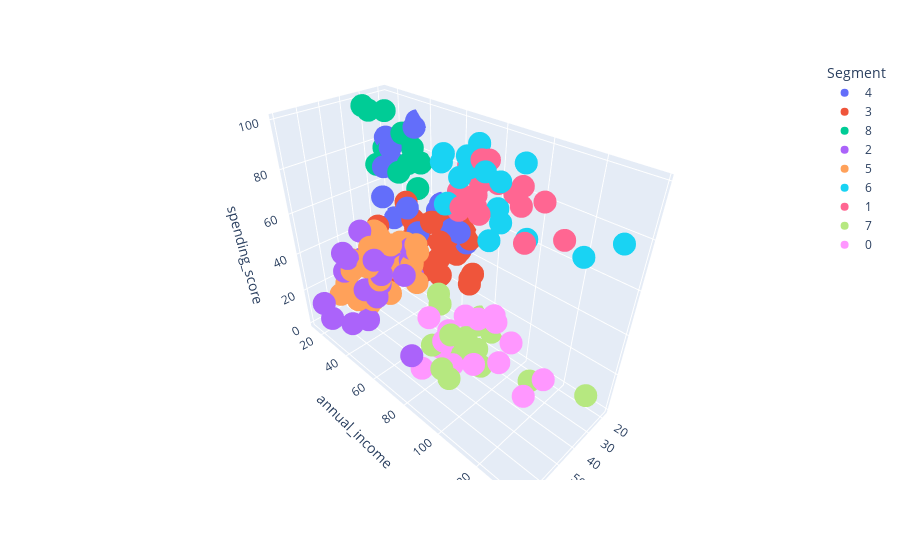

Source (notebook cell):
### Code cell
import plotly.express as px
fig = px.scatter_3d(df, x='age', y='annual_income', z='spending_score',
              color='Segment')
fig.show()

### Figure 1 — Plotly figure (JSON) as saved in the notebook; plotly's stock layout.template omitted (floating-point values rounded to 4 significant figures)
{"data": [{"hovertemplate": "Segment=4<br>age=%{x}<br>annual_income=%{y}<br>spending_score=%{z}<extra></extra>", "legendgroup": "4", "marker": {"color": "#636efa", "symbol": "circle"}, "mode": "markers", "name": "4", "scene": "scene", "showlegend": true, "type": "scatter3d", "x": [19, 21, 22, 20, 35, 25, 31, 29, 35, 18, 24, 33, 19, 18, 19, 26, 38, 18, 24, 20, 26, 19, 27], "y": [15, 15, 20, 21, 24, 24, 25, 28, 28, 33, 38, 42, 46, 48, 48, 54, 54, 59, 60, 61, 62, 64, 67], "z": [39, 81, 79, 66, 35, 73, 73, 82, 61, 92, 92, 60, 55, 59, 59, 54, 55, 41, 52, 49, 55, 46, 56]}, {"hovertemplate": "Segment=3<br>age=%{x}<br>annual_income=%{y}<br>spending_score=%{z}<extra></extra>", "legendgroup": "3", "marker": {"color": "#EF553B", "symbol": "circle"}, "mode": "markers", "name": "3", "scene": "scene", "showlegend": true, "type": "scatter3d", "x": [20, 31, 35, 35, 36, 31, 27, 29, 31, 31, 27, 32, 23, 21, 22, 34, 40, 32, 27, 23, 21, 19, 38, 18, 19, 38, 40, 23, 25, 28], "y": [16, 17, 18, 21, 37, 39, 40, 40, 40, 43, 46, 48, 54, 54, 57, 58, 60, 60, 60, 62, 62, 63, 64, 65, 65, 67, 69, 70, 72, 76], "z": [6, 40, 6, 35, 26, 61, 47, 42, 42, 54, 51, 47, 52, 57, 55, 60, 40, 42, 50, 41, 42, 54, 42, 48, 50, 40, 58, 29, 34, 40]}, {"hovertemplate": "Segment=8<br>age=%{x}<br>annual_income=%{y}<br>spending_score=%{z}<extra></extra>", "legendgroup": "8", "marker": {"color": "#00cc96", "symbol": "circle"}, "mode": "markers", "name": "8", "scene": "scene", "showlegend": true, "type": "scatter3d", "x": [23, 22, 23, 30, 35, 24, 35, 23, 21, 21, 30, 20, 24], "y": [16, 17, 18, 19, 19, 20, 23, 29, 30, 33, 34, 37, 39], "z": [77, 76, 94, 72, 99, 77, 98, 87, 73, 81, 73, 75, 65]}, {"hovertemplate": "Segment=2<br>age=%{x}<br>annual_income=%{y}<br>spending_score=%{z}<extra></extra>", "legendgroup": "2", "marker": {"color": "#ab63fa", "symbol": "circle"}, "mode": "markers", "name": "2", "scene": "scene", "showlegend": true, "type": "scatter3d", "x": [64, 67, 37, 52, 60, 53, 48, 59, 47, 69, 53, 70, 63, 70, 59, 40, 57, 67, 48, 48, 48, 67, 49, 54, 68, 66, 65, 59], "y": [19, 19, 20, 23, 30, 33, 39, 43, 43, 44, 46, 46, 48, 49, 54, 54, 54, 54, 54, 60, 61, 62, 62, 63, 63, 63, 63, 71], "z": [3, 14, 13, 29, 4, 4, 36, 60, 41, 46, 46, 56, 51, 55, 47, 48, 51, 41, 46, 49, 42, 59, 56, 46, 43, 48, 52, 11]}, {"hovertemplate": "Segment=5<br>age=%{x}<br>annual_income=%{y}<br>spending_score=%{z}<extra></extra>", "legendgroup": "5", "marker": {"color": "#FFA15A", "symbol": "circle"}, "mode": "markers", "name": "5", "scene": "scene", "showlegend": true, "type": "scatter3d", "x": [58, 46, 54, 45, 40, 49, 42, 65, 49, 50, 49, 50, 51, 67, 54, 43, 68, 47, 60, 60, 45, 49, 46, 55, 50, 68, 47, 49, 66, 63, 49, 51, 50], "y": [20, 25, 28, 28, 29, 33, 34, 38, 39, 40, 42, 43, 44, 47, 47, 48, 48, 49, 50, 50, 54, 54, 54, 57, 58, 59, 60, 62, 63, 65, 65, 67, 67], "z": [15, 5, 14, 32, 31, 14, 17, 35, 28, 55, 52, 45, 50, 52, 59, 50, 48, 42, 49, 56, 53, 42, 44, 58, 46, 55, 47, 48, 50, 43, 59, 43, 57]}, {"hovertemplate": "Segment=6<br>age=%{x}<br>annual_income=%{y}<br>spending_score=%{z}<extra></extra>", "legendgroup": "6", "marker": {"color": "#19d3f3", "symbol": "circle"}, "mode": "markers", "name": "6", "scene": "scene", "showlegend": true, "type": "scatter3d", "x": [39, 40, 38, 39, 32, 32, 28, 34, 39, 32, 28, 36, 27, 35, 30, 28, 32, 30], "y": [69, 71, 71, 71, 73, 75, 77, 78, 78, 87, 87, 87, 88, 93, 99, 101, 126, 137], "z": [91, 95, 75, 75, 73, 93, 97, 90, 88, 63, 75, 92, 69, 90, 97, 68, 74, 83]}, {"hovertemplate": "Segment=1<br>age=%{x}<br>annual_income=%{y}<br>spending_score=%{z}<extra></extra>", "legendgroup": "1", "marker": {"color": "#FF6692", "symbol": "circle"}, "mode": "markers", "name": "1", "scene": "scene", "showlegend": true, "type": "scatter3d", "x": [31, 31, 29, 35, 32, 32, 38, 27, 30, 30, 29, 31, 36, 33, 30, 32, 29, 36, 32, 38, 35], "y": [70, 72, 73, 74, 76, 77, 78, 78, 78, 78, 79, 81, 85, 86, 88, 97, 98, 103, 103, 113, 120], "z": [77, 71, 88, 72, 87, 74, 76, 89, 78, 73, 83, 93, 75, 95, 86, 86, 88, 85, 69, 91, 79]}, {"hovertemplate": "Segment=7<br>age=%{x}<br>annual_income=%{y}<br>spending_score=%{z}<extra></extra>", "legendgroup": "7", "marker": {"color": "#B6E880", "symbol": "circle"}, "mode": "markers", "name": "7", "scene": "scene", "showlegend": true, "type": "scatter3d", "x": [43, 47, 20, 19, 25, 48, 43, 37, 34, 19, 50, 42, 40, 36, 58, 59, 46, 33, 32], "y": [71, 71, 73, 74, 77, 77, 78, 78, 78, 81, 85, 86, 87, 87, 88, 93, 98, 113, 137], "z": [35, 9, 5, 10, 12, 36, 17, 1, 1, 5, 26, 20, 13, 10, 15, 14, 15, 8, 18]}, {"hovertemplate": "Segment=0<br>age=%{x}<br>annual_income=%{y}<br>spending_score=%{z}<extra></extra>", "legendgroup": "0", "marker": {"color": "#FF97FF", "symbol": "circle"}, "mode": "markers", "name": "0", "scene": "scene", "showlegend": true, "type": "scatter3d", "x": [44, 57, 34, 44, 47, 56, 36, 52, 37, 41, 54, 41, 34, 47, 45], "y": [73, 75, 78, 78, 78, 79, 87, 88, 97, 99, 101, 103, 103, 120, 126], "z": [7, 5, 22, 20, 16, 35, 27, 13, 32, 39, 24, 17, 23, 16, 28]}], "layout": {"legend": {"title": {"text": "Segment"}, "tracegroupgap": 0}, "margin": {"t": 60}, "scene": {"domain": {"x": [0, 1], "y": [0, 1]}, "xaxis": {"title": {"text": "age"}}, "yaxis": {"title": {"text": "annual_income"}}, "zaxis": {"title": {"text": "spending_score"}}}}}
